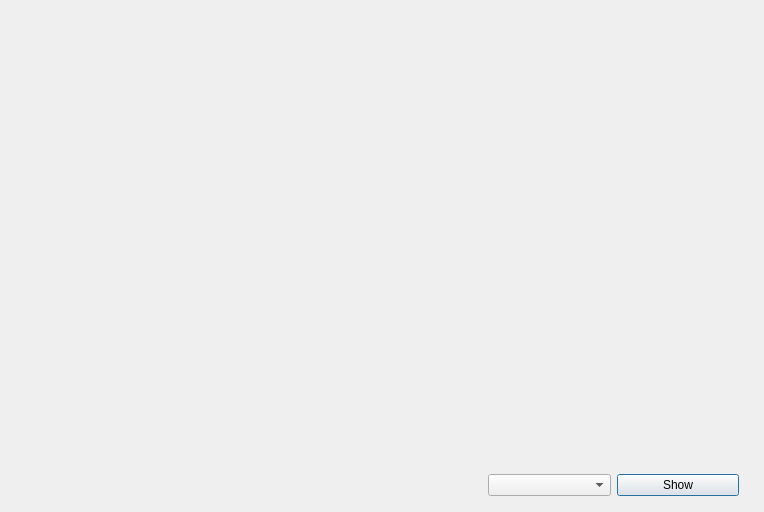
<?xml version="1.0" encoding="UTF-8"?>
<ui version="4.0">
 <class>Dialogimg</class>
 <widget class="QDialog" name="Dialogimg">
  <property name="geometry">
   <rect>
    <x>0</x>
    <y>0</y>
    <width>764</width>
    <height>512</height>
   </rect>
  </property>
  <property name="windowTitle">
   <string>Dialog</string>
  </property>
  <widget class="QWidget" name="widget" native="true">
   <property name="geometry">
    <rect>
     <x>11</x>
     <y>11</y>
     <width>742</width>
     <height>441</height>
    </rect>
   </property>
  </widget>
  <widget class="QWidget" name="">
   <property name="geometry">
    <rect>
     <x>488</x>
     <y>470</y>
     <width>251</width>
     <height>30</height>
    </rect>
   </property>
   <layout class="QHBoxLayout" name="horizontalLayout">
    <item>
     <widget class="QComboBox" name="comboBox"/>
    </item>
    <item>
     <widget class="QPushButton" name="pushButton">
      <property name="text">
       <string>Show</string>
      </property>
     </widget>
    </item>
   </layout>
  </widget>
 </widget>
 <resources/>
 <connections/>
</ui>
